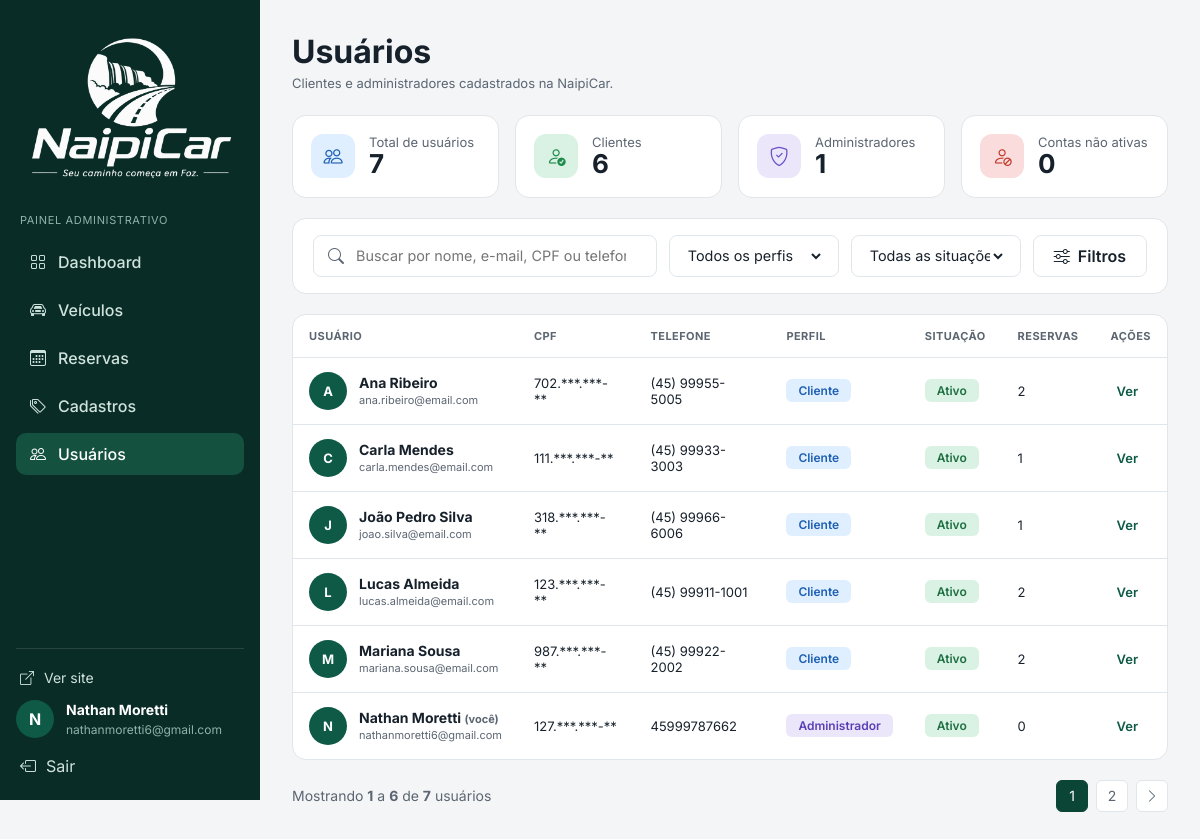
The page /painel/usuarios/ (signed in) on the database as committed earlier.
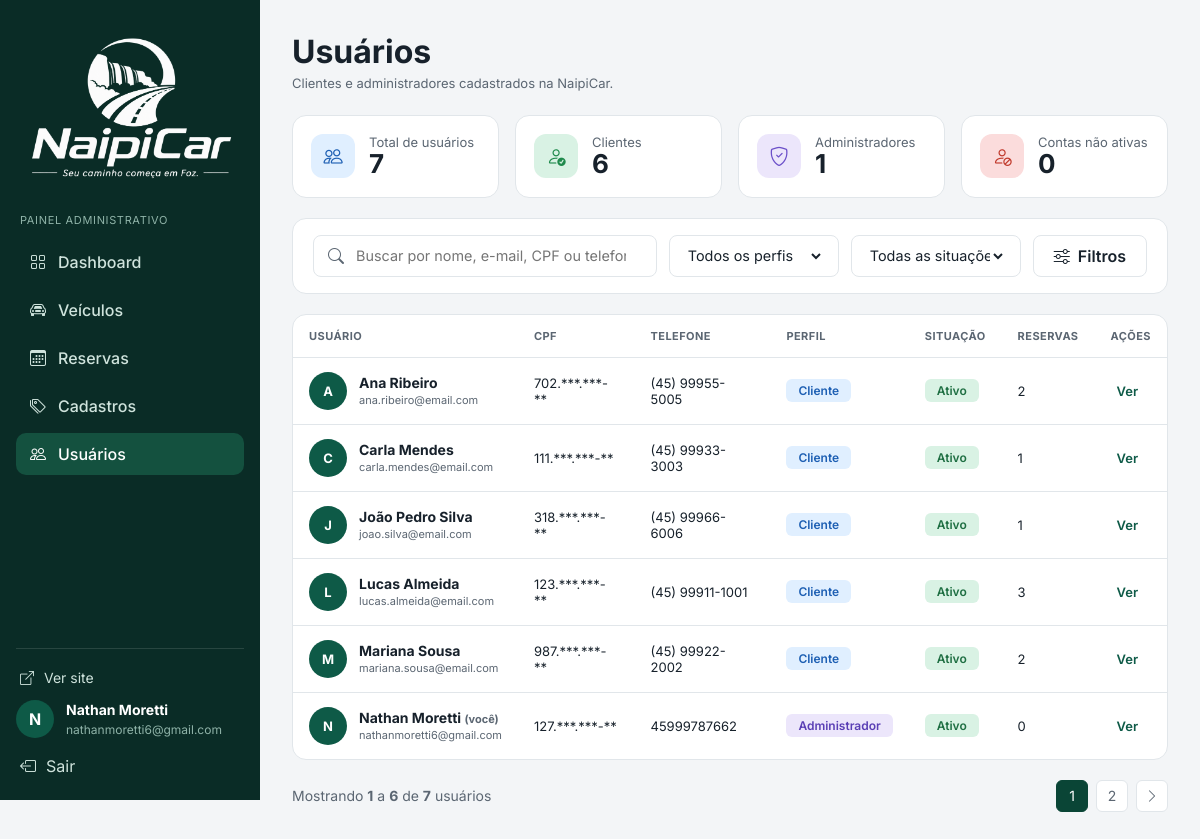
The same page on the database as committed later.
### contas/models.py (models this page shows, shortened)
class User(AbstractBaseUser):
    USER = 1
    ADMIN = 2
    PROFILE_CHOICES = [(USER, 'Cliente'), (ADMIN, 'Administrador')]
    ACTIVE, INACTIVE, PENDING, BLOCKED = 'ACTIVE', 'INACTIVE', 'PENDING', 'BLOCKED'
    STATUS_CHOICES = [
        (ACTIVE, 'Ativo'), (INACTIVE, 'Inativo'), (PENDING, 'Pendente'), (BLOCKED, 'Bloqueado'),
    ]
    address = models.ForeignKey(Address, on_delete=models.PROTECT, verbose_name='endereço')
    first_name = models.CharField('nome', max_length=50)
    last_name = models.CharField('sobrenome', max_length=50)
    cpf = models.CharField('CPF', max_length=14, unique=True)
    email = models.EmailField('e-mail', max_length=70, unique=True)
    phone = models.CharField('telefone', max_length=20)
    password = models.CharField('senha', max_length=255, db_column='password_hash')
    profile_photo = models.ImageField(
        'foto de perfil', upload_to='perfis/', max_length=255,
        null=True, blank=True, db_column='profile_photo_url')
    profile_type = models.IntegerField('perfil', choices=PROFILE_CHOICES, default=USER)
    status = models.CharField('situação', max_length=10, choices=STATUS_CHOICES, default=ACTIVE)
    objects = UserManager()
    USERNAME_FIELD = 'email'
    REQUIRED_FIELDS = ['first_name', 'last_name', 'cpf', 'phone']
    class Meta:
        db_table = 'user'
        verbose_name = 'usuário'
        verbose_name_plural = 'usuários'
    @property
    def full_name(self):
        return f'{self.first_name} {self.last_name}'.strip()
    @property
    def is_active(self):
        return self.status == self.ACTIVE
    @property
    def is_admin_profile(self):
        return self.profile_type == self.ADMIN
    @property
    def is_staff(self):
        return self.is_active and self.is_admin_profile

### locacao/painel_views.py (the view)
# urls.py: path("painel/usuarios/", painel_views.usuarios_painel, name="painel_usuarios"),
@somente_admin
def usuarios_painel(request):
    lista = User.objects.select_related("address").order_by("first_name", "last_name")
    q = request.GET.get("q", "").strip()
    perfil = request.GET.get("perfil", "")
    situacao = request.GET.get("situacao", "")
    for termo in q.split():  # cada palavra precisa aparecer em algum campo
        lista = lista.filter(
            Q(first_name__icontains=termo) | Q(last_name__icontains=termo)
            | Q(email__icontains=termo) | Q(cpf__icontains=termo) | Q(phone__icontains=termo)
        )
    if perfil == "cliente":
        lista = lista.filter(profile_type=User.USER)
    elif perfil == "admin":
        lista = lista.filter(profile_type=User.ADMIN)
    if situacao in SITUACOES_USUARIO:
        lista = lista.filter(status=situacao)
    pagina = Paginator(lista, 6).get_page(request.GET.get("page"))
    itens = list(pagina.object_list)
    ids = [u.id for u in itens]
    totais = {
        linha["cliente_id"]: linha["n"]
        for linha in Reserva.objects.filter(cliente_id__in=ids).values("cliente_id").annotate(n=Count("id"))
    }
    recentes = {}
    for r in Reserva.objects.filter(cliente_id__in=ids).select_related("veiculo__modelo").order_by("-id"):
        if len(recentes.setdefault(r.cliente_id, [])) < 3:
            rotulo, _ = _situacao(r, date.today())
            recentes[r.cliente_id].append({
                "codigo": f"RES-{r.id:04d}",
                "veiculo": str(r.veiculo.modelo),
                "periodo": f"{r.data_retirada:%d/%m/%Y} → {r.data_devolucao:%d/%m/%Y}",
                "situacao": rotulo,
            })
    for u in itens:
        u.rotulo, u.classe = SITUACOES_USUARIO.get(u.status, (u.status, "inativo"))
        u.eh_admin = u.profile_type == User.ADMIN
        u.cpf_oculto = _cpf_oculto(u.cpf)
        u.n_reservas = totais.get(u.id, 0)
        u.eu = u.pk == request.user.pk
        u.endereco_texto = str(u.address) if u.address_id else "—"
        u.recentes = json.dumps(recentes.get(u.id, []), cls=DjangoJSONEncoder)
    params = request.GET.copy()
    params.pop("page", None)
    return render(request, "locacao/painel/usuarios.html", {
        "usuarios": itens,
        "pagina": pagina,
        "paginas": list(pagina.paginator.get_elided_page_range(pagina.number, on_each_side=1, on_ends=1)),
        "reticencias": pagina.paginator.ELLIPSIS,
        "querystring": params.urlencode(),
        "filtro": {"q": q, "perfil": perfil, "situacao": situacao},
        "stats": {
            "total": User.objects.count(),
            "clientes": User.objects.filter(profile_type=User.USER).count(),
            "admins": User.objects.filter(profile_type=User.ADMIN).count(),
            "inativos": User.objects.exclude(status=User.ACTIVE).count(),
        },
        "ADMIN": User.ADMIN,
        "USER": User.USER,
    })

### contas/models.py (called while the page is built)
    def __str__(self):
        return f'{self.street}, {self.number} - {self.city}/{self.state}'

### locacao/models.py (called while the page is built)
    def __str__(self):
        return f"{self.marca.nome} {self.nome}"

### locacao/painel_views.py (called while the page is built)
def somente_admin(view):
    @wraps(view)
    def interna(request, *args, **kwargs):
        if not request.user.is_authenticated:
            return redirect_to_login(request.get_full_path(), resolve_url("login"))
        if not request.user.is_staff:
            messages.error(request, "Você não tem permissão para acessar o painel.")
            return redirect("index")
        return view(request, *args, **kwargs)
    return interna

def _situacao(reserva, hoje):
    if reserva.status == "Confirmada" and reserva.data_devolucao < hoje:
        return "Atrasado", "atrasado"
    return ROTULOS_SITUACAO.get(reserva.status, (reserva.status, "concluida"))

def _cpf_oculto(cpf):
    cpf = cpf or ""
    return f"{cpf[:3]}.***.***-**" if cpf else "—"

### locacao/templates/locacao/painel/usuarios.html (shortened to what the changed rows need)
{% extends 'locacao/painel/base_painel.html' %}
{% block conteudo %}
<div class="pl-topo">
    <div>
        <h1>Usuários</h1>
    </div>
</div>
<div class="layout" id="layout" data-admin="{{ ADMIN }}">
    <section>
        <div class="tabela-caixa">
            <div class="rolagem">
                <table>
                    <thead><tr><th>Usuário</th><th>CPF</th><th>Telefone</th><th>Perfil</th><th>Situação</th><th>Reservas</th><th>Ações</th></tr></thead>
                    <tbody>
                        {% for u in usuarios %}
                            <tr tabindex="0"
                                data-nome="{{ u.full_name }}"
                                data-inicial="{{ u.first_name|slice:':1'|upper }}"
                                data-foto="{% if u.profile_photo %}{{ u.profile_photo.url }}{% endif %}"
                                data-email="{{ u.email }}"
                                data-telefone="{{ u.phone }}"
                                data-cpf="{{ u.cpf }}"
                                data-endereco="{{ u.endereco_texto }}"
                                data-perfil-rotulo="{% if u.eh_admin %}Administrador{% else %}Cliente{% endif %}"
                                data-perfil="{{ u.profile_type }}"
                                data-status="{{ u.status }}"
                                data-rotulo="{{ u.rotulo }}"
                                data-classe="{{ u.classe }}"
                                data-reservas="{{ u.n_reservas }}"
                                data-recentes="{{ u.recentes }}"
                                data-eu="{% if u.eu %}1{% endif %}"
                                data-url="{% url 'painel_usuario_atualizar' u.id %}">
                                <td>
                                    <div class="quem">
                                        <div class="avatar">{% if u.profile_photo %}<img src="{{ u.profile_photo.url }}" alt="">{% else %}{{ u.first_name|slice:":1"|upper }}{% endif %}</div>
                                        <div><strong>{{ u.full_name }}{% if u.eu %} <small>(você)</small>{% endif %}</strong><small>{{ u.email }}</small></div>
                                    </div>
                                </td>
                                <td>{{ u.cpf_oculto }}</td>
                                <td>{{ u.phone }}</td>
                                <td><span class="badge {% if u.eh_admin %}admin{% else %}cliente{% endif %}">{% if u.eh_admin %}Administrador{% else %}Cliente{% endif %}</span></td>
                                <td><span class="badge {{ u.classe }}">{{ u.rotulo }}</span></td>
                                <td>{{ u.n_reservas }}</td>
                                <td><button type="button" class="ver">Ver</button></td>
                            </tr>
                        {% empty %}
                            <tr><td colspan="7" class="vazio">Nenhum usuário encontrado.</td></tr>
                        {% endfor %}
                    </tbody>
                </table>
            </div>
        </div>
    </section>
</div>
{% endblock %}

Rows that differ between the two databases and show on the page:
changed User "Lucas Almeida": n_reservas "2" → "3"
